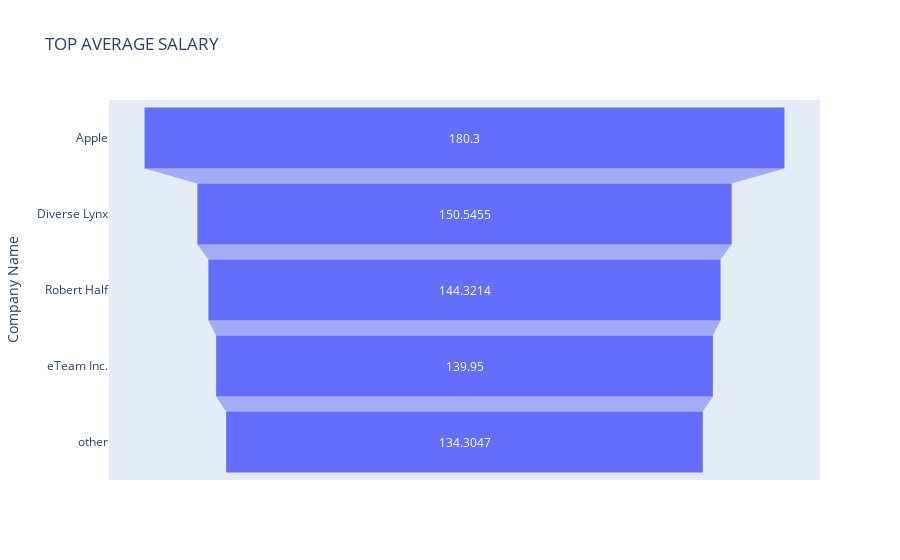

Notebook code cell kept with this figure:
### Code cell
px.funnel(data_frame=adg,x="Aver_salery",y="Company Name",title="TOP AVERAGE SALARY")

### Figure 1 — Plotly figure (JSON) as saved in the notebook; plotly's stock layout.template omitted (floating-point values rounded to 4 significant figures)
{"data": [{"hovertemplate": "Aver_salery=%{x}<br>Company Name=%{y}<extra></extra>", "legendgroup": "", "marker": {"color": "#636efa"}, "name": "", "orientation": "h", "showlegend": false, "type": "funnel", "x": [180.3, 150.5, 144.3, 139.9, 134.3], "xaxis": "x", "y": ["Apple", "Diverse Lynx", "Robert Half", "eTeam Inc.", "other"], "yaxis": "y"}], "layout": {"legend": {"tracegroupgap": 0}, "title": {"text": "TOP AVERAGE SALARY"}, "xaxis": {"anchor": "y", "domain": [0, 1], "title": {"text": "Aver_salery"}}, "yaxis": {"anchor": "x", "domain": [0, 1], "title": {"text": "Company Name"}}}}
